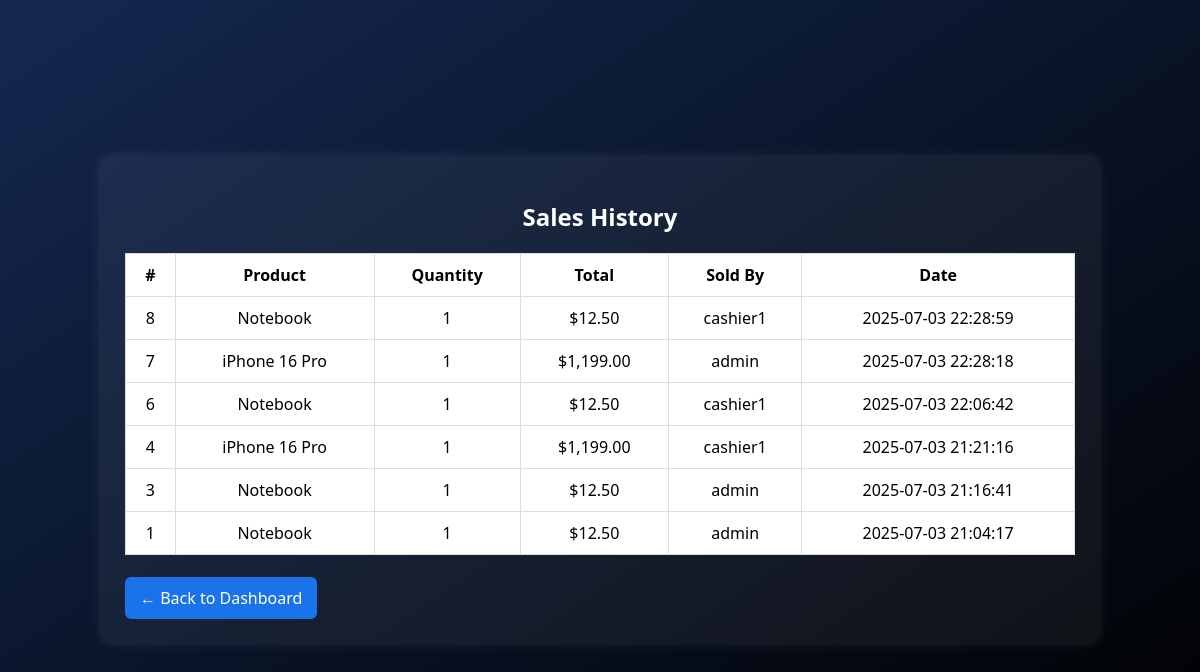
The app's page /sales_history.php (signed in) with its own data.
### tables this page shows
CREATE TABLE `sales` (
  `id` int(11) NOT NULL,
  `product_id` int(11) NOT NULL,
  `quantity` int(11) NOT NULL,
  `total` decimal(10,2) NOT NULL,
  `user_id` int(11) NOT NULL,
  `sale_date` datetime DEFAULT current_timestamp()
);

CREATE TABLE `products` (
  `id` int(11) NOT NULL,
  `name` varchar(100) NOT NULL,
  `price` decimal(10,2) NOT NULL,
  `quantity` int(11) NOT NULL,
  `barcode` varchar(50) DEFAULT NULL
);

CREATE TABLE `users` (
  `id` int(11) NOT NULL,
  `username` varchar(100) NOT NULL,
  `password` varchar(255) NOT NULL,
  `role` varchar(20) NOT NULL DEFAULT 'cashier'
);

### src/sales_history.php (the view, shortened to what this page needs)
<?php
require_once 'db.php';
$query = "SELECT s.id, s.quantity, s.total, s.sale_date, p.name AS product_name, u.username
          FROM sales s
          JOIN products p ON s.product_id = p.id
          JOIN users u ON s.user_id = u.id
          ORDER BY s.sale_date DESC";
$result = $conn->query($query);
?>
<!DOCTYPE html>
<html lang="en">
<head>
  <link rel="stylesheet" href="css/sales_history.css">
</head>
<body>
<div class="container">
  <div class="form-card">
    <h2>Sales History</h2>
    <table border="1" cellpadding="8">
      <tr>
        <th>#</th>
        <th>Product</th>
        <th>Quantity</th>
        <th>Total</th>
        <th>Sold By</th>
        <th>Date</th>
      </tr>
      <?php while ($row = $result->fetch_assoc()): ?>
        <tr>
          <td><?php echo $row['id']; ?></td>
          <td><?php echo htmlspecialchars($row['product_name']); ?></td>
          <td><?php echo $row['quantity']; ?></td>
          <td>$<?php echo number_format($row['total'], 2); ?></td>
          <td><?php echo htmlspecialchars($row['username']); ?></td>
          <td><?php echo $row['sale_date']; ?></td>
        </tr>
      <?php endwhile; ?>
    </table>
    <br>
    <a href="dashboard.php" class="button">&larr; Back to Dashboard</a>
  </div>
</div>
</body>
</html>

### src/css/sales_history.css (style rules this page uses)
body { margin: 0; padding: 0; font-family: 'Segoe UI', sans-serif; background: linear-gradient(to bottom right, #142850, #000); color: white; display: flex; justify-content: center; align-items: center; height: 100vh; }
.container { width: 90%; max-width: 1000px; margin: 50px auto; }
.form-card { background: rgba(255, 255, 255, 0.05); padding: 25px; border-radius: 12px; box-shadow: 0 0 10px rgba(255, 255, 255, 0.1); }
h2 { text-align: center; margin-bottom: 20px; }
table { width: 100%; border-collapse: collapse; background-color: white; color: #000; }
table th, table td { padding: 10px; border: 1px solid #ddd; text-align: center; }
.button { display: inline-block; padding: 10px 15px; background: #1a73e8; color: white; border-radius: 6px; text-decoration: none; }

### records on screen
sales: id "8", product.name "Notebook", quantity "1", total "12.50", user.username "cashier1", sale_date "2025-07-03 22:28:59"
sales: id "7", product.name "iPhone 16 Pro", quantity "1", total "1,199.00", user.username "admin", sale_date "2025-07-03 22:28:18"
sales: id "6", product.name "Notebook", quantity "1", total "12.50", user.username "cashier1", sale_date "2025-07-03 22:06:42"
sales: id "4", product.name "iPhone 16 Pro", quantity "1", total "1,199.00", user.username "cashier1", sale_date "2025-07-03 21:21:16"
sales: id "3", product.name "Notebook", quantity "1", total "12.50", user.username "admin", sale_date "2025-07-03 21:16:41"
sales: id "1", product.name "Notebook", quantity "1", total "12.50", user.username "admin", sale_date "2025-07-03 21:04:17"
